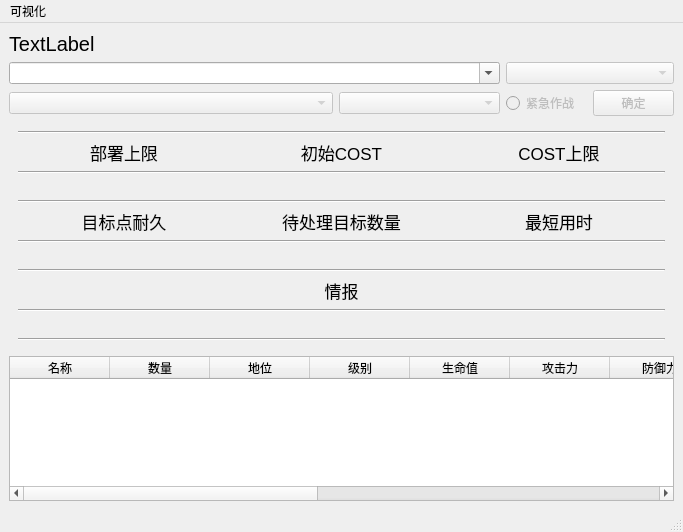
<?xml version="1.0" encoding="UTF-8"?>
<ui version="4.0">
 <class>MainWindow</class>
 <widget class="QMainWindow" name="MainWindow">
  <property name="geometry">
   <rect>
    <x>0</x>
    <y>0</y>
    <width>683</width>
    <height>532</height>
   </rect>
  </property>
  <property name="windowTitle">
   <string>MainWindow</string>
  </property>
  <widget class="QWidget" name="centralwidget">
   <layout class="QVBoxLayout" name="verticalLayout">
    <item>
     <layout class="QHBoxLayout" name="horizontalLayout">
      <item>
       <widget class="QLabel" name="Mission_name">
        <property name="enabled">
         <bool>true</bool>
        </property>
        <property name="font">
         <font>
          <pointsize>15</pointsize>
         </font>
        </property>
        <property name="text">
         <string>TextLabel</string>
        </property>
       </widget>
      </item>
     </layout>
    </item>
    <item>
     <layout class="QGridLayout" name="gridLayout" rowstretch="2,0" columnstretch="4,2,1,1">
      <item row="1" column="1">
       <widget class="ExtendedComboBox" name="Floor_ch">
        <property name="enabled">
         <bool>false</bool>
        </property>
       </widget>
      </item>
      <item row="1" column="3">
       <widget class="QPushButton" name="Confirm">
        <property name="enabled">
         <bool>false</bool>
        </property>
        <property name="text">
         <string>确定</string>
        </property>
       </widget>
      </item>
      <item row="0" column="2" colspan="2">
       <widget class="ExtendedComboBox" name="Difficulty_ch">
        <property name="enabled">
         <bool>false</bool>
        </property>
       </widget>
      </item>
      <item row="0" column="0" colspan="2">
       <widget class="ExtendedComboBox" name="Theme_ch">
        <property name="editable">
         <bool>true</bool>
        </property>
        <property name="currentIndex">
         <number>-1</number>
        </property>
        <property name="frame">
         <bool>true</bool>
        </property>
        <item>
         <property name="text">
          <string extracomment="2">傀影与猩红孤钻</string>
         </property>
        </item>
        <item>
         <property name="text">
          <string extracomment="3">水月与深蓝之树</string>
         </property>
        </item>
        <item>
         <property name="text">
          <string extracomment="4">探索者的银淞止境</string>
         </property>
        </item>
       </widget>
      </item>
      <item row="1" column="2">
       <widget class="QRadioButton" name="Emergency">
        <property name="enabled">
         <bool>false</bool>
        </property>
        <property name="layoutDirection">
         <enum>Qt::LeftToRight</enum>
        </property>
        <property name="text">
         <string>紧急作战</string>
        </property>
       </widget>
      </item>
      <item row="1" column="0">
       <widget class="ExtendedComboBox" name="Mission_ch">
        <property name="enabled">
         <bool>false</bool>
        </property>
       </widget>
      </item>
     </layout>
    </item>
    <item>
     <widget class="QWidget" name="widget" native="true">
      <property name="enabled">
       <bool>true</bool>
      </property>
      <layout class="QHBoxLayout" name="horizontalLayout_2">
       <item>
        <layout class="QGridLayout" name="gridLayout_2">
         <item row="12" column="0" colspan="3">
          <widget class="Line" name="line_7">
           <property name="orientation">
            <enum>Qt::Horizontal</enum>
           </property>
          </widget>
         </item>
         <item row="1" column="0">
          <widget class="QLabel" name="Place">
           <property name="font">
            <font>
             <pointsize>13</pointsize>
            </font>
           </property>
           <property name="text">
            <string>部署上限</string>
           </property>
           <property name="alignment">
            <set>Qt::AlignCenter</set>
           </property>
          </widget>
         </item>
         <item row="7" column="0">
          <widget class="QLabel" name="Blood_display">
           <property name="text">
            <string/>
           </property>
           <property name="alignment">
            <set>Qt::AlignCenter</set>
           </property>
          </widget>
         </item>
         <item row="9" column="0" colspan="3">
          <widget class="QLabel" name="Detail">
           <property name="font">
            <font>
             <pointsize>13</pointsize>
            </font>
           </property>
           <property name="text">
            <string>情报</string>
           </property>
           <property name="alignment">
            <set>Qt::AlignCenter</set>
           </property>
          </widget>
         </item>
         <item row="8" column="0" colspan="3">
          <widget class="Line" name="line_5">
           <property name="orientation">
            <enum>Qt::Horizontal</enum>
           </property>
          </widget>
         </item>
         <item row="2" column="0" colspan="3">
          <widget class="Line" name="line_2">
           <property name="orientation">
            <enum>Qt::Horizontal</enum>
           </property>
          </widget>
         </item>
         <item row="10" column="0" colspan="3">
          <widget class="Line" name="line_6">
           <property name="orientation">
            <enum>Qt::Horizontal</enum>
           </property>
          </widget>
         </item>
         <item row="3" column="2">
          <widget class="QLabel" name="Max_cost_display">
           <property name="text">
            <string/>
           </property>
           <property name="alignment">
            <set>Qt::AlignCenter</set>
           </property>
          </widget>
         </item>
         <item row="0" column="0" colspan="3">
          <widget class="Line" name="line">
           <property name="orientation">
            <enum>Qt::Horizontal</enum>
           </property>
          </widget>
         </item>
         <item row="6" column="0" colspan="3">
          <widget class="Line" name="line_4">
           <property name="orientation">
            <enum>Qt::Horizontal</enum>
           </property>
          </widget>
         </item>
         <item row="5" column="1">
          <widget class="QLabel" name="Enemy_count">
           <property name="font">
            <font>
             <pointsize>13</pointsize>
            </font>
           </property>
           <property name="text">
            <string>待处理目标数量</string>
           </property>
           <property name="alignment">
            <set>Qt::AlignCenter</set>
           </property>
          </widget>
         </item>
         <item row="7" column="1">
          <widget class="QLabel" name="Enemy_count_display">
           <property name="text">
            <string/>
           </property>
           <property name="alignment">
            <set>Qt::AlignCenter</set>
           </property>
          </widget>
         </item>
         <item row="3" column="0">
          <widget class="QLabel" name="Place_display">
           <property name="text">
            <string/>
           </property>
           <property name="alignment">
            <set>Qt::AlignCenter</set>
           </property>
          </widget>
         </item>
         <item row="5" column="0">
          <widget class="QLabel" name="Blood">
           <property name="font">
            <font>
             <pointsize>13</pointsize>
            </font>
           </property>
           <property name="text">
            <string>目标点耐久</string>
           </property>
           <property name="alignment">
            <set>Qt::AlignCenter</set>
           </property>
          </widget>
         </item>
         <item row="4" column="0" colspan="3">
          <widget class="Line" name="line_3">
           <property name="orientation">
            <enum>Qt::Horizontal</enum>
           </property>
          </widget>
         </item>
         <item row="3" column="1">
          <widget class="QLabel" name="Cost_display">
           <property name="text">
            <string/>
           </property>
           <property name="alignment">
            <set>Qt::AlignCenter</set>
           </property>
          </widget>
         </item>
         <item row="7" column="2">
          <widget class="QLabel" name="Min_time_display">
           <property name="text">
            <string/>
           </property>
           <property name="alignment">
            <set>Qt::AlignCenter</set>
           </property>
          </widget>
         </item>
         <item row="11" column="0" colspan="3">
          <widget class="QLabel" name="Detail_display">
           <property name="text">
            <string/>
           </property>
           <property name="alignment">
            <set>Qt::AlignCenter</set>
           </property>
          </widget>
         </item>
         <item row="5" column="2">
          <widget class="QLabel" name="Min_time">
           <property name="font">
            <font>
             <pointsize>13</pointsize>
            </font>
           </property>
           <property name="text">
            <string>最短用时</string>
           </property>
           <property name="alignment">
            <set>Qt::AlignCenter</set>
           </property>
          </widget>
         </item>
         <item row="1" column="2">
          <widget class="QLabel" name="Max_cost">
           <property name="font">
            <font>
             <pointsize>13</pointsize>
            </font>
           </property>
           <property name="text">
            <string>COST上限</string>
           </property>
           <property name="alignment">
            <set>Qt::AlignCenter</set>
           </property>
          </widget>
         </item>
         <item row="1" column="1">
          <widget class="QLabel" name="Cost">
           <property name="font">
            <font>
             <pointsize>13</pointsize>
            </font>
           </property>
           <property name="text">
            <string>初始COST</string>
           </property>
           <property name="alignment">
            <set>Qt::AlignCenter</set>
           </property>
          </widget>
         </item>
        </layout>
       </item>
      </layout>
     </widget>
    </item>
    <item>
     <widget class="QTableWidget" name="Enemy_list">
      <property name="enabled">
       <bool>true</bool>
      </property>
      <column>
       <property name="text">
        <string>名称</string>
       </property>
      </column>
      <column>
       <property name="text">
        <string>数量</string>
       </property>
      </column>
      <column>
       <property name="text">
        <string>地位</string>
       </property>
      </column>
      <column>
       <property name="text">
        <string>级别</string>
       </property>
      </column>
      <column>
       <property name="text">
        <string>生命值</string>
       </property>
      </column>
      <column>
       <property name="text">
        <string>攻击力</string>
       </property>
      </column>
      <column>
       <property name="text">
        <string>防御力</string>
       </property>
      </column>
      <column>
       <property name="text">
        <string>法术抗性</string>
       </property>
      </column>
      <column>
       <property name="text">
        <string>攻击间隔</string>
       </property>
      </column>
      <column>
       <property name="text">
        <string>重量等级</string>
       </property>
      </column>
      <column>
       <property name="text">
        <string>移动速度</string>
       </property>
      </column>
      <column>
       <property name="text">
        <string>攻击范围半径</string>
       </property>
      </column>
      <column>
       <property name="text">
        <string>目标价值</string>
       </property>
      </column>
     </widget>
    </item>
   </layout>
  </widget>
  <widget class="QMenuBar" name="menubar">
   <property name="geometry">
    <rect>
     <x>0</x>
     <y>0</y>
     <width>683</width>
     <height>23</height>
    </rect>
   </property>
   <widget class="QMenu" name="menu">
    <property name="title">
     <string>可视化</string>
    </property>
    <widget class="QMenu" name="Enemy_list_dp">
     <property name="title">
      <string>敌人列表</string>
     </property>
     <addaction name="ene_name"/>
     <addaction name="ene_count"/>
     <addaction name="ene_status"/>
     <addaction name="ene_level"/>
     <addaction name="ene_hp"/>
     <addaction name="ene_atk"/>
     <addaction name="ene_def"/>
     <addaction name="ene_res"/>
     <addaction name="ene_atkd"/>
     <addaction name="ene_weight"/>
     <addaction name="ene_speed"/>
     <addaction name="ene_atkr"/>
     <addaction name="ene_deb"/>
     <addaction name="separator"/>
     <addaction name="ene_s1"/>
     <addaction name="ene_s2"/>
     <addaction name="ene_s3"/>
    </widget>
    <addaction name="Enemy_list_dp"/>
   </widget>
   <addaction name="menu"/>
  </widget>
  <widget class="QStatusBar" name="statusbar"/>
  <action name="ene_name">
   <property name="checkable">
    <bool>true</bool>
   </property>
   <property name="checked">
    <bool>true</bool>
   </property>
   <property name="text">
    <string>名称</string>
   </property>
  </action>
  <action name="ene_count">
   <property name="checkable">
    <bool>true</bool>
   </property>
   <property name="checked">
    <bool>true</bool>
   </property>
   <property name="text">
    <string>数量</string>
   </property>
  </action>
  <action name="ene_status">
   <property name="checkable">
    <bool>true</bool>
   </property>
   <property name="checked">
    <bool>true</bool>
   </property>
   <property name="text">
    <string>地位</string>
   </property>
   <property name="visible">
    <bool>true</bool>
   </property>
  </action>
  <action name="ene_level">
   <property name="checkable">
    <bool>true</bool>
   </property>
   <property name="checked">
    <bool>true</bool>
   </property>
   <property name="text">
    <string>等级</string>
   </property>
  </action>
  <action name="ene_hp">
   <property name="checkable">
    <bool>true</bool>
   </property>
   <property name="checked">
    <bool>true</bool>
   </property>
   <property name="text">
    <string>生命值</string>
   </property>
  </action>
  <action name="ene_atk">
   <property name="checkable">
    <bool>true</bool>
   </property>
   <property name="checked">
    <bool>true</bool>
   </property>
   <property name="text">
    <string>攻击力</string>
   </property>
  </action>
  <action name="ene_def">
   <property name="checkable">
    <bool>true</bool>
   </property>
   <property name="checked">
    <bool>true</bool>
   </property>
   <property name="text">
    <string>防御力</string>
   </property>
  </action>
  <action name="ene_res">
   <property name="checkable">
    <bool>true</bool>
   </property>
   <property name="checked">
    <bool>true</bool>
   </property>
   <property name="text">
    <string>法术抗性</string>
   </property>
  </action>
  <action name="ene_atkd">
   <property name="checkable">
    <bool>true</bool>
   </property>
   <property name="checked">
    <bool>true</bool>
   </property>
   <property name="text">
    <string>攻击间隔</string>
   </property>
  </action>
  <action name="ene_weight">
   <property name="checkable">
    <bool>true</bool>
   </property>
   <property name="checked">
    <bool>true</bool>
   </property>
   <property name="text">
    <string>重量等级</string>
   </property>
  </action>
  <action name="ene_speed">
   <property name="checkable">
    <bool>true</bool>
   </property>
   <property name="checked">
    <bool>true</bool>
   </property>
   <property name="text">
    <string>移动速度</string>
   </property>
  </action>
  <action name="ene_atkr">
   <property name="checkable">
    <bool>true</bool>
   </property>
   <property name="checked">
    <bool>true</bool>
   </property>
   <property name="text">
    <string>攻击范围半径</string>
   </property>
  </action>
  <action name="ene_deb">
   <property name="checkable">
    <bool>true</bool>
   </property>
   <property name="checked">
    <bool>true</bool>
   </property>
   <property name="text">
    <string>目标价值</string>
   </property>
  </action>
  <action name="action1">
   <property name="text">
    <string>1</string>
   </property>
  </action>
  <action name="action2">
   <property name="text">
    <string>2</string>
   </property>
  </action>
  <action name="ene_s1">
   <property name="checkable">
    <bool>true</bool>
   </property>
   <property name="checked">
    <bool>true</bool>
   </property>
   <property name="enabled">
    <bool>false</bool>
   </property>
   <property name="text">
    <string>普通</string>
   </property>
   <property name="iconText">
    <string>普通</string>
   </property>
   <property name="toolTip">
    <string>普通</string>
   </property>
  </action>
  <action name="ene_s2">
   <property name="checkable">
    <bool>true</bool>
   </property>
   <property name="checked">
    <bool>true</bool>
   </property>
   <property name="enabled">
    <bool>false</bool>
   </property>
   <property name="text">
    <string>精英</string>
   </property>
  </action>
  <action name="ene_s3">
   <property name="checkable">
    <bool>true</bool>
   </property>
   <property name="checked">
    <bool>true</bool>
   </property>
   <property name="enabled">
    <bool>false</bool>
   </property>
   <property name="text">
    <string>领袖</string>
   </property>
  </action>
 </widget>
 <customwidgets>
  <customwidget>
   <class>ExtendedComboBox</class>
   <extends>QComboBox</extends>
   <header>ExtendedComboBox</header>
  </customwidget>
 </customwidgets>
 <resources/>
 <connections/>
</ui>
